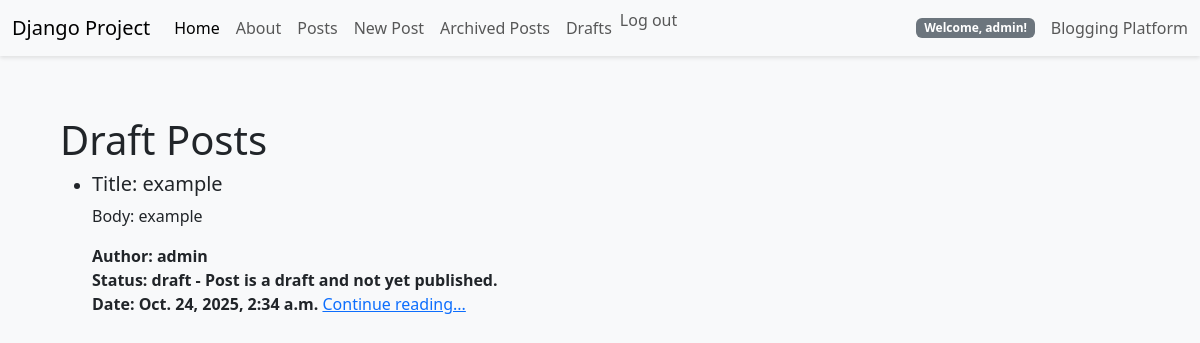
The app's page /posts/drafts/ (signed in) with its own data.
### posts/models.py (models this page shows, shortened)
class Post(models.Model):
    title = models.CharField(max_length=128)
    subtitle = models.CharField(max_length=256)
    body = models.TextField()
    created_on = models.DateTimeField(auto_now_add=True)
    author = models.ForeignKey(get_user_model(), on_delete=models.CASCADE)
    status = models.ForeignKey(Status, on_delete=models.CASCADE)

class Status(models.Model):
    name = models.CharField(max_length=128, unique=True)
    description = models.CharField(max_length=256, help_text='Write a description for the status')
    def __str__(self):
        return f'{self.name} - {self.description}'

### posts/views.py (the view)
# urls.py: path('drafts/', DraftPostListView.as_view(), name='post_drafts'),
class DraftPostListView(LoginRequiredMixin, ListView):
    model = Post
    template_name = 'posts/drafts.html'
    context_object_name = 'draft_posts'
    def get_context_data(self, **kwargs):
        context = super().get_context_data(**kwargs)
        draft_status = Status.objects.get(name='draft') # Get the 'draft' status object
        context['draft_posts'] = Post.objects.filter(status=draft_status).filter(author=self.request.user).order_by("created_on").reverse()
        return context

### templates/posts/drafts.html (shortened to what this page needs)
{% extends 'base.html' %}
{% block content %}
<h1>Draft Posts</h1>
<ul>
    {% for post in draft_posts %}
    <li>
        <div>
            <h5>Title: {{ post.title }}</h5>
            <p>Body: {{ post.body|truncatechars:10 }}</p>
            <span><strong>Author: {{ post.author }}</strong></span>
            <br>
            <span><strong>Status: {{ post.status }}</strong></span>
            <br>
            <span><strong>Date: {{ post.created_on }}</strong></span>
            <a href="{% url 'post_detail' post.id %}">Continue reading...</a>
        </div>
    </li>
    {% endfor %}
</ul>
{% endblock content %}

### templates/navbar.html (shortened to what this page needs)
<nav class="navbar navbar-expand-lg navbar-light bg-light">
  <div class="container-fluid">
    <a class="navbar-brand" href="{% url 'home'%}">Django Project</a>
    <div class="collapse navbar-collapse" id="navbarText">
      <ul class="navbar-nav me-auto mb-2 mb-lg-0">
        <li class="nav-item">
          <a class="nav-link active" aria-current="page" href="{% url 'home'%}">Home</a>
        </li>
        <li class="nav-item">
          <a class="nav-link" href="{% url 'about'%}">About</a>
        </li>
        <li class="nav-item">
          <a class="nav-link" href="{% url 'post_list' %}">Posts</a>
        </li>
        {% if user.is_authenticated %}
        <li class="nav-item">
          <a class="nav-link" href="{% url 'post_create' %}">New Post</a>
        </li>
        <li class="nav-item">
          <a class="nav-link" href="{% url 'post_archived' %}">Archived Posts</a>
        </li>
        <li class="nav-item">
          <a class="nav-link" href="{% url 'post_drafts' %}">Drafts</a>
        </li>
          <li class="nav-item">
            <form action="{% url 'account_logout' %}" method="post" style="display:inline;">
              <button type="submit" class="nav-link btn btn-link" style="padding:0; border:none; background:none;">Log out</button>
            </form>
          </li>
        {% endif %}
      </ul>
      {% if user.is_authenticated %}
        <span class="badge bg-secondary me-3">
          Welcome, {{ user.username }}!
        </span>
      {% endif %}
      <span class="navbar-text">
        Blogging Platform
      </span>
    </div>
  </div>
</nav>

### static/css/base.css (style rules this page uses)
:root { --primary-color: #0d6efd; --secondary-color: #6c757d; --success-color: #198754; --danger-color: #dc3545; --warning-color: #ffc107; --info-color: #0dcaf0; --light-color: #f8f9fa; --dark-color: #212529; --container-padding: 60px; --navbar-height: 56px; }
body { background-color: #f8f9fa; min-height: 100vh; display: flex; flex-direction: column; }
.btn { border-radius: 6px; }
.navbar { box-shadow: 0 2px 4px rgba(0, 0, 0, 0.1); }
.nav-link { font-weight: 500; }

### records on screen
Post: title "example", body "example", author "admin", status "draft - Post is a draft and not yet published.", created_on "Oct. 24, 2025, 2:34 a.m."

### other values on screen
{{ user.username }} "admin"
